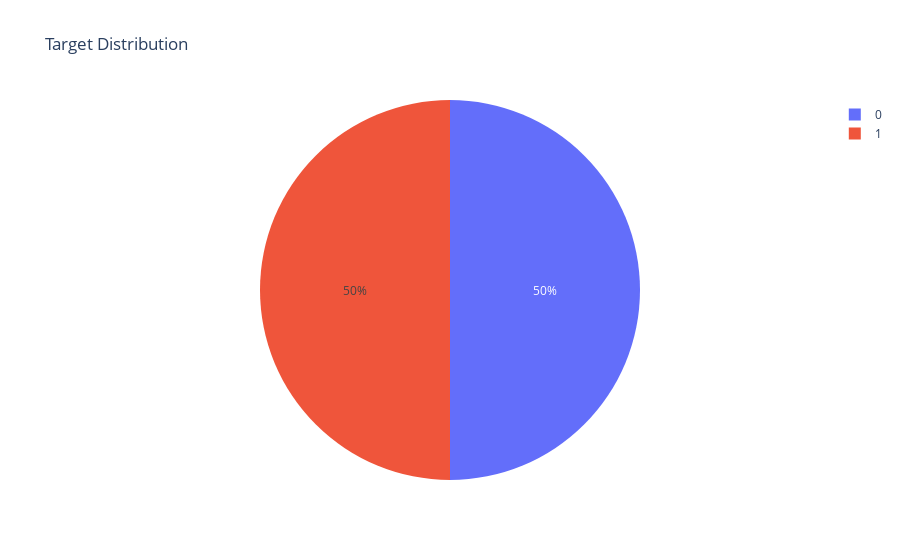

Notebook code cell kept with this figure:
### Code cell
target_df = dataset['target'].value_counts().reset_index()
fig = px.pie(target_df, values='count', names='target',title='Target Distribution')
fig.show()

### Figure 1 — Plotly figure (JSON) as saved in the notebook; plotly's stock layout.template omitted (floating-point values rounded to 4 significant figures)
{"data": [{"domain": {"x": [0, 1], "y": [0, 1]}, "hovertemplate": "target=%{label}<br>count=%{value}<extra></extra>", "labels": [0, 1], "legendgroup": "", "name": "", "showlegend": true, "type": "pie", "values": [800000, 800000]}], "layout": {"legend": {"tracegroupgap": 0}, "title": {"text": "Target Distribution"}}}
